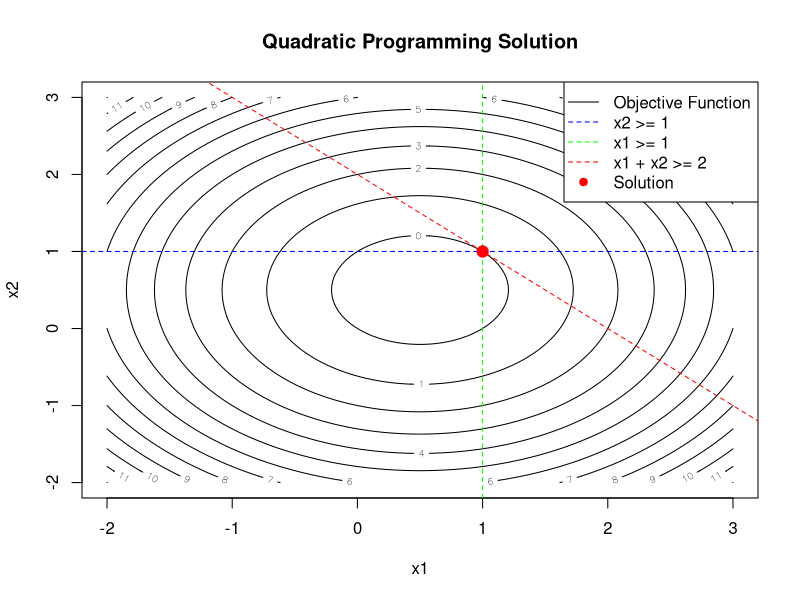

Reproduce this figure in R.
# Install quadprog package
install.packages("quadprog")

# Load the quadprog library
library(quadprog)

#Minimize:  (1/2) x^T D x - d^T x 
#Subject to: A^T x >= b


# Define the matrix D (must be positive definite)
D <- matrix(c(2, 0, 0, 2), nrow = 2)

# Define the vector d
d <- c(1, 1)

# Define the matrix A (for inequality constraints)
A <- matrix(c(1, 0, 0, 1, -1, -1), nrow = 2)

# Define the vector b (right-hand side of constraints)
b <- c(1, 1, -2)

# Solve the QP problem
solution <- solve.QP(D, dvec = -d, Amat = A, bvec = b, meq = 0)

# Print the solution
print(solution$solution)


# Define the plot range
x <- seq(-2, 3, length.out = 100)
y <- seq(-2, 3, length.out = 100)

# Create a grid for plotting
z <- outer(x, y, function(x, y) 0.5 * (2 * x^2 + 2 * y^2) - x - y)

# Plot the contours of the objective function
contour(x, y, z, levels = pretty(z, 10), xlab = "x1", ylab = "x2", main = "Quadratic Programming Solution")

# Add inequality constraint lines
abline(h = 1, col = "blue", lty = 2)  # Constraint: x2 >= 1
abline(v = 1, col = "green", lty = 2)  # Constraint: x1 >= 1
abline(a = 2, b = -1, col = "red", lty = 2)  # Constraint: x1 + x2 >= 2

# Mark the solution point
points(solution$solution[1], solution$solution[2], col = "red", pch = 19, cex = 1.5)

# Add a legend
legend("topright", legend = c("Objective Function", "x2 >= 1", "x1 >= 1", "x1 + x2 >= 2", "Solution"),
       col = c("black", "blue", "green", "red", "red"), lty = c(1, 2, 2, 2, 0), pch = c(NA, NA, NA, NA, 19))

#------------------------------------------------------------------------------------------
